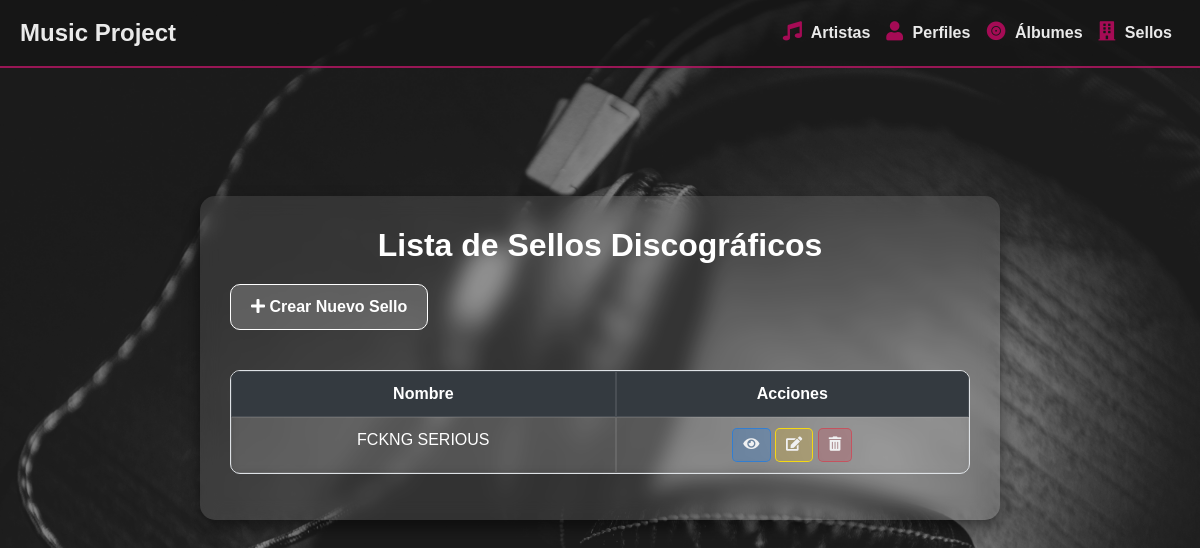
The page /artistas/sellos/ on the database as committed earlier.
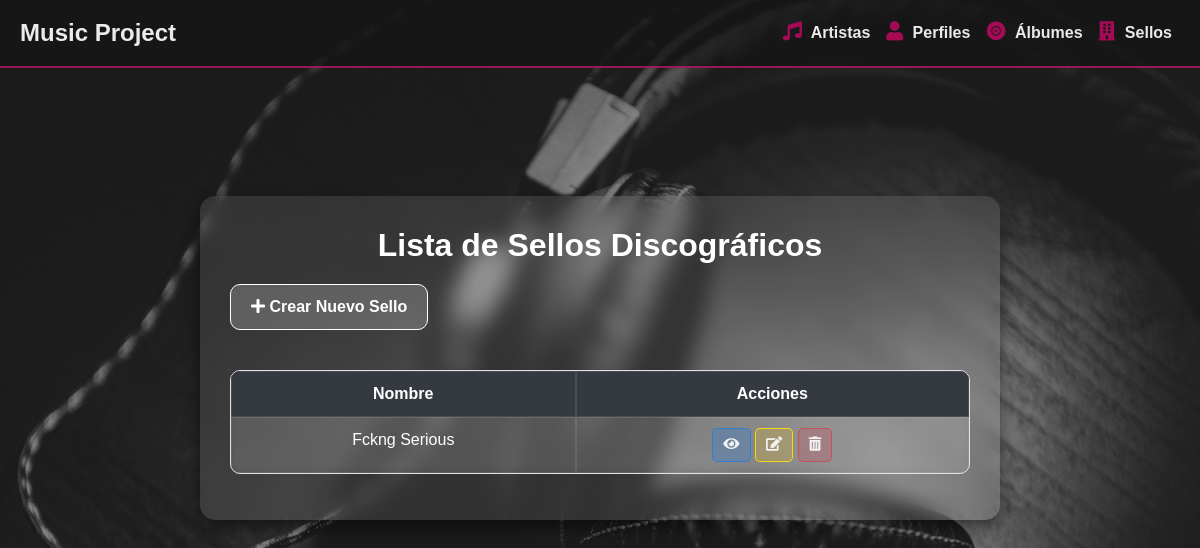
The same page on the database as committed later.
### musica_app/models.py (models this page shows, shortened)
class SelloDiscografico(models.Model):
    nombre = models.CharField(max_length=100)

### musica_app/views.py (the view)
# urls.py: path('sellos/', views.sello_index, name='sello_index'),
def sello_index(request):
    sellos = SelloDiscografico.objects.all()
    return render(request, 'musica_app/sello_index.html', {'sellos': sellos})

### musica_app/templates/musica_app/sello_index.html
{% extends "musica_app/base.html" %}
{% block content %}
<div class="sello-index">
    <div class="frosted-glass">
        <h1 class="text-center">Lista de Sellos Discográficos</h1>
        <a href="{% url 'sello_create' %}" class="btn btn-create"><i class="fas fa-plus"></i> Crear Nuevo Sello</a>
        <table class="table table-bordered table-striped">
            <thead class="thead-dark">
                <tr>
                    <th>Nombre</th>
                    <th>Acciones</th>
                </tr>
            </thead>
            <tbody>
                {% for sello in sellos %}
                <tr>
                    <td>{{ sello.nombre }}</td>
                    <td>
                        <a href="{% url 'sello_detail' sello.id %}" class="btn btn-info btn-sm"><i class="fas fa-eye"></i></a>
                        <a href="{% url 'sello_update' sello.id %}" class="btn btn-warning btn-sm"><i class="fas fa-edit"></i></a>
                        <a href="{% url 'sello_delete' sello.id %}" class="btn btn-danger btn-sm"><i class="fas fa-trash-alt"></i></a>
                    </td>
                </tr>
                {% empty %}
                <tr>
                    <td colspan="2" class="text-center">No hay sellos registrados.</td>
                </tr>
                {% endfor %}
            </tbody>
        </table>
    </div>
</div>
{% endblock %}

Rows that differ between the two databases and show on the page:
removed SelloDiscografico: nombre "FCKNG SERIOUS"
added SelloDiscografico: nombre "Fckng Serious"
